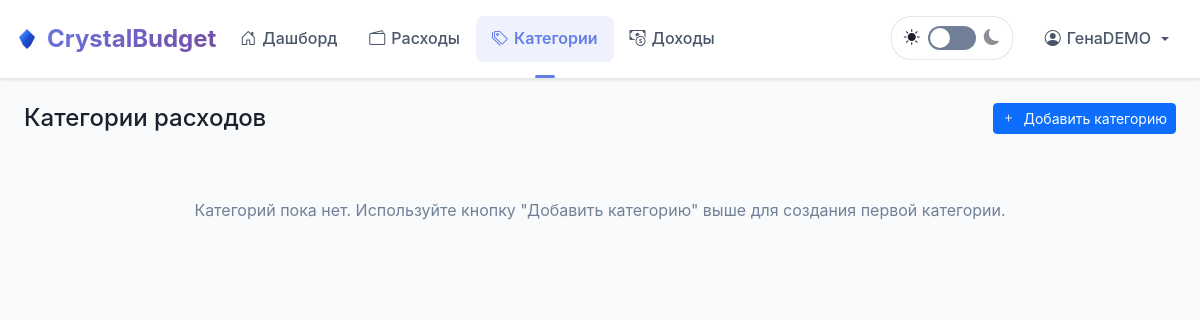
The app's page /categories (signed in), older data.
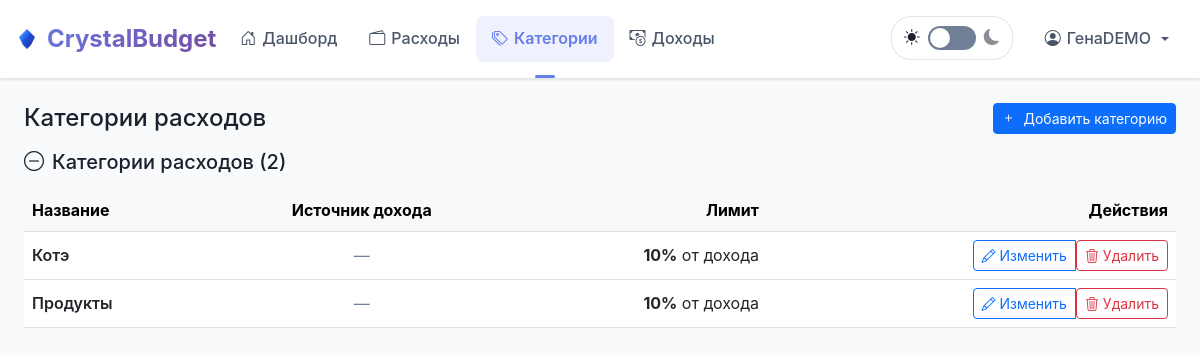
The same page, newer data.
### tables this page shows
CREATE TABLE categories (
            id INTEGER PRIMARY KEY AUTOINCREMENT,
            name TEXT NOT NULL,
            limit_type TEXT CHECK(limit_type IN ('fixed', 'percent')) DEFAULT 'fixed',
            value DECIMAL(10,2) NOT NULL,
            category_type TEXT DEFAULT 'expense' CHECK(category_type IN ('expense','income')),
            user_id INTEGER NOT NULL,
            created_at TIMESTAMP DEFAULT CURRENT_TIMESTAMP,
            FOREIGN KEY (user_id) REFERENCES users (id) ON DELETE CASCADE,
            UNIQUE(name, user_id, category_type)
        );

### app.py (the view)
@app.route("/categories")
@login_required
def categories():
    uid = session["user_id"]
    conn = get_db()
    rows = conn.execute(
        "SELECT *, COALESCE(category_type, 'expense') as category_type FROM categories WHERE user_id=? ORDER BY category_type, name", (uid,)
    ).fetchall()
    sources = conn.execute(
        "SELECT id, name FROM income_sources WHERE user_id=? ORDER BY name", (uid,)
    ).fetchall()
    rules = conn.execute(
        "SELECT category_id, source_id FROM source_category_rules WHERE user_id=?", (uid,)
    ).fetchall()
    rules_map = {r["category_id"]: r["source_id"] for r in rules}
    expense_categories = [cat for cat in rows if cat["category_type"] == "expense"]
    income_categories = [cat for cat in rows if cat["category_type"] == "income"]
    conn.close()
    return render_template("categories.html",
                         categories=rows,
                         expense_categories=expense_categories,
                         income_categories=income_categories,
                         income_sources=sources,
                         rules_map=rules_map)

### app.py (called while the page is built)
@app.context_processor
def inject_currency():
    code = session.get("currency", DEFAULT_CURRENCY)
    info = CURRENCIES.get(code, CURRENCIES[DEFAULT_CURRENCY])
    return dict(currency_code=code, currency_symbol=info["symbol"], currencies=CURRENCIES)

@app.template_filter("format_amount")
def format_amount(value, from_currency=None):
    try:
        if from_currency and 'currency' in session:
            target_currency = session['currency']
            if from_currency != target_currency:
                value = convert_currency(value, from_currency, target_currency)
        d = Decimal(str(value))
    except Exception:
        return str(value)
    q = d.quantize(Decimal("0.01"), rounding=ROUND_HALF_UP)
    s = f"{q:,.2f}".replace(",", " ")
    return s[:-3] if s.endswith("00") else s

def get_db():
    conn = sqlite3.connect(DB_PATH)
    conn.row_factory = sqlite3.Row
    conn.execute("PRAGMA foreign_keys = ON")
    return conn

def login_required(f):
    @wraps(f)
    def _wrap(*args, **kwargs):
        if "user_id" not in session:
            flash("Войдите, чтобы продолжить", "error")
            return redirect(url_for("login"))
        return f(*args, **kwargs)
    return _wrap

### templates/categories.html (shortened to what this page needs)
{% extends "base.html" %}
{% block content %}
<div class="d-flex justify-content-between align-items-center mb-3 flex-wrap gap-2">
  <h2 class="h4 m-0">Категории расходов</h2>
  <button class="btn btn-primary btn-sm" data-bs-toggle="collapse" data-bs-target="#addExpenseCategoryForm">
    <i class="bi bi-plus me-1"></i>
    Добавить категорию
  </button>
</div>
{% if expense_categories %}
<div class="mb-4">
  <h5 class="text-primary mb-3">
    <i class="bi bi-dash-circle me-2"></i>Категории расходов ({{ expense_categories|length }})
  </h5>
  <div class="table-responsive">
    <table class="table align-middle">
      <thead class="table-light">
        <tr>
          <th>Название</th>
          <th class="text-center">Источник дохода</th>
          <th class="text-end">Лимит</th>
          <th class="text-end">Действия</th>
        </tr>
      </thead>
      <tbody>
        {% for cat in expense_categories %}
        <tr>
          <td class="fw-semibold">{{ cat.name }}</td>
          <td class="text-center">
            {% set source_id = rules_map.get(cat.id) %}
            {% if source_id %}
              {% for source in income_sources %}
                {% if source.id == source_id %}
                  <span class="badge bg-info">{{ source.name }}</span>
                {% endif %}
              {% endfor %}
            {% else %}
              <span class="text-muted">—</span>
            {% endif %}
          </td>
          <td class="text-end">
            {% if cat.limit_type == 'percent' %}
              <strong>{{ cat.value|format_amount }}%</strong> от дохода
            {% else %}
              <strong>{{ cat.value|format_amount }} <span class="currency-display">{{ currency_symbol|default('₽') }}</span></strong>
            {% endif %}
          </td>
          <td class="text-end">
            <div class="btn-group" role="group">
              <button class="btn btn-sm btn-outline-primary" data-bs-toggle="modal" data-bs-target="#editModal{{ cat.id }}">
                <i class="bi bi-pencil"></i> Изменить
              </button>
              <form class="d-inline-block" method="POST" action="{{ url_for('categories_delete', cat_id=cat.id) }}">
                <button class="btn btn-sm btn-outline-danger" onclick="return confirm('Удалить категорию «{{ cat.name }}»?')">
                  <i class="bi bi-trash3"></i> Удалить
                </button>
              </form>
            </div>
          </td>
        </tr>
        {% endfor %}
      </tbody>
    </table>
  </div>
</div>
{% endif %}
{% if not expense_categories %}
<div class="text-center py-5">
  <p class="text-muted mb-3">Категорий пока нет. Используйте кнопку "Добавить категорию" выше для создания первой категории.</p>
</div>
{% endif %}
{% endblock %}

Row changes from the older to the newer data that the page shows:
added categories: name "Котэ", value "10"
added categories: name "Продукты", value "10"
Text that changed along with them:
{{ expense_categories|length }}: (not shown) → "2"
text no longer shown: "Категорий пока нет. Используйте кнопку \"Добавить категорию\" выше для создания первой категории."
text now shown: "Категории расходов ( ) Название Источник дохода Лимит Действия"
